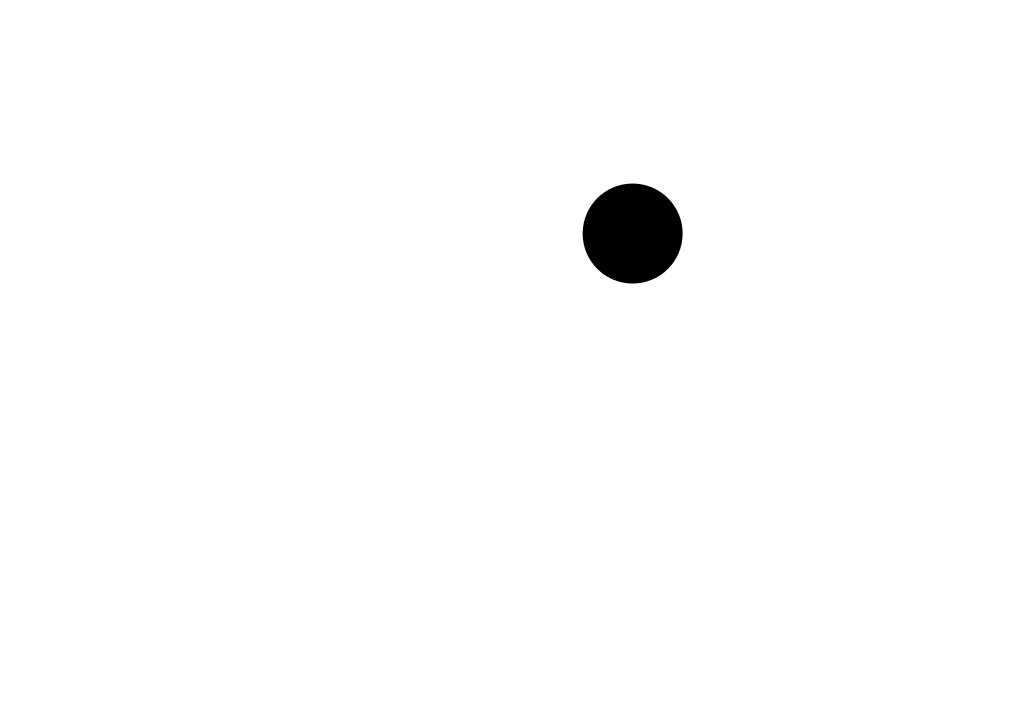
Frame 1 (no input)
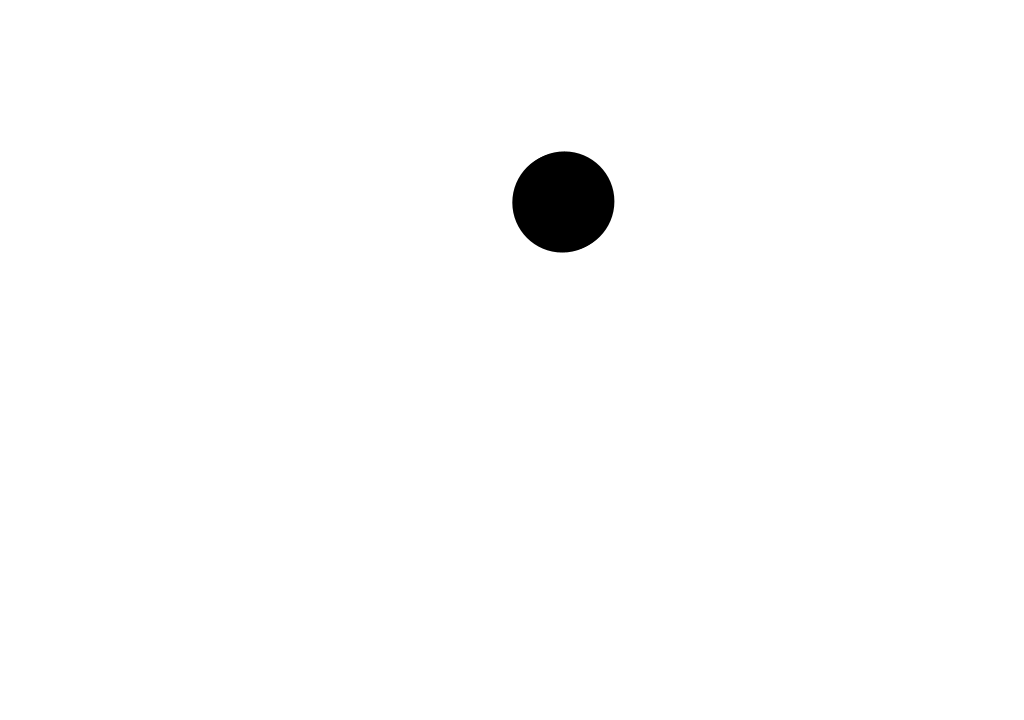
Frame 60 (the mouse pressed at the canvas centre just before this capture)
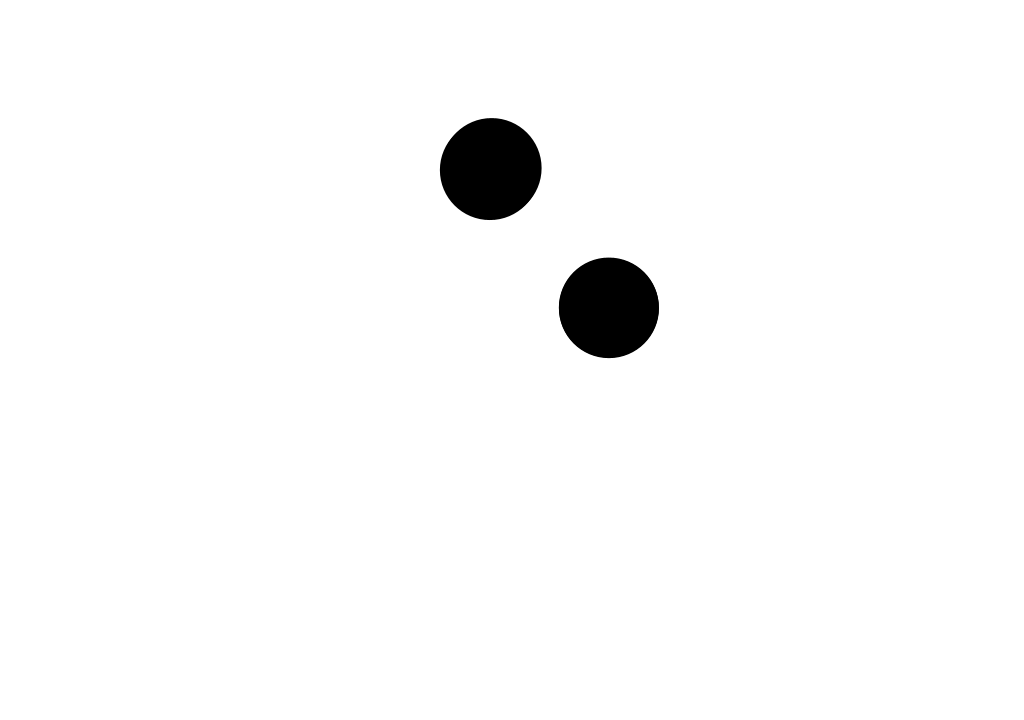
Frame 120 (the mouse held since frame 60 and released just before this capture)

The Processing sketch that drew these frames (run headless with seeded random() and noise(); from frame 60 on, the mouse is pressed at the canvas centre):

// Processing sketch: Particle_System
// ── Particle_System.pde
/********************************************************\
 \                    PARTICLE SYSTEM                     /
 /                 by Matthias Pitscher                   \
 \      CC License — Inspired by The Nature of Code       /
 /                 from Daniel Shiffman                   \
 \********************************************************/

import java.util.Iterator;

ArrayList<ParticleSystem> systems;          //create an array of ParticleSystems
float radius = 100;                         //Blobsize in the beginning
int initialNumber = 1;

void setup() {
  size(1024, 720);
  systems = new ArrayList<ParticleSystem>();
  for (int i = 0; i < initialNumber; i++) {
    systems.add(new ParticleSystem());
  }
}

void draw() {
  background(255);
  new ParticleSystem();
  for (ParticleSystem ps : systems) {      //for each Particlesystem "ps" in "systems"
    ps.run();
  }
}

void mousePressed() {
  systems.add(new ParticleSystem()); //fill ParticleSystem in array of "systems"
}
// ── Particle.pde
class Particle {
  PVector location;
  PVector velocity;
  PVector acceleration;
  float   lifespan;                                           


  Particle(PVector l) {
    location     = l.get();
    acceleration = new PVector();                          //No acceleration in the beginning
    velocity     = PVector.random2D();                     //random velocity in the beginning, meaning blobs go in every direction
    lifespan     = 1;
  }

  void run() {
    update();
    display();
    //checkEdges();
  }

  

  void update() {
    velocity.add(acceleration);
    location.add(velocity);
    acceleration.mult(0);
    lifespan -= 1;
  }

  void display() {
    noStroke();
    float col = map(lifespan,0,1,0,255);
    fill   (0);
    ellipse(location.x, location.y, radius, radius);
  }

  void checkEdges() {
    if (location.x + radius/2 > width) {
      velocity.x *= -0.5;
    } else if (location.x - radius/2 < 0) {
      velocity.x *= -0.5;
    }

    if (location.y + radius/2 > height) {
      velocity.y += -0.5;
    } else if (location.y - radius/2 < 0) {
      velocity.y *= -0.5;
    }
  }

  boolean isDead() {
    if (lifespan < 0.0) {
      return true;
    } else {
      return false;
    }
  }
}
// ── ParticleSystem.pde
class ParticleSystem {
  ArrayList<Particle> particles;
  ArrayList<Walker> walkers;

  ParticleSystem() {
    walkers = new ArrayList<Walker>();
    particles = new ArrayList<Particle>();
    walkers.add(new Walker(random(radius, width - radius), random(radius, height-radius)));
    
  }

  void run() {
    for (Walker w : walkers) {
      w.intersects(walkers);
      w.run();
      particles.add(new Particle(w.location));
      isDead();
    }
  }
  
  

  void isDead() {
    Iterator<Particle> it = particles.iterator();
    while (it.hasNext ()) {
      Particle p = it.next();
      p.run();
      if (p.isDead()) { 
        it.remove();
      }
    }
  }
}


// ── walker.pde
class Walker {
  PVector location;
  PVector velocity;
  PVector acceleration;
  float topspeed;


  Walker(float x, float y) {
    location = new PVector(x, y);
    velocity = PVector.random2D();
    acceleration = PVector.random2D();
    topspeed = 5;
  }

  //simple Random walking function
  void update() {
    acceleration.mult(0.5);
    velocity.add(acceleration);
    location.add(velocity);
    velocity.limit(topspeed);
    //acceleration.mult(0);
  }

  void intersects(ArrayList<Walker> walkers) {
    for (Walker other : walkers) {
      if (other != this) {
        println("Intersect!");
        PVector dir = PVector.sub(location, other.location);
        if (dir.mag() < radius) {
          dir.setMag(0.5);
          applyForce(dir);
        }
      }
    }
  }
  
  void applyForce(PVector f){
    acceleration.add(f);
  }

  void checkEdges() {
    if (location.x + radius/2 > width) {
      velocity.x *= -1;
    } else if (location.x - radius/2 < 0) {
      velocity.x *= -1;
    }

    if (location.y + radius/2 > height) {
      velocity.y += -1;
    } else if (location.y - radius/2 < 0) {
      velocity.y *= -1;
    }
  }

  void run() {
    update();
    checkEdges();
  }
}
